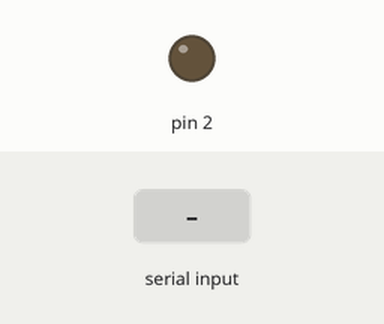
Simulated run of this sketch. Board: Arduino Uno, built with avr-gcc and run on an emulated ATmega328P. On the bench: output pins drawn as LEDs (lit = HIGH). The test bench sets the inputs (shaded band).

Above: at 1.2 s.
1.3 s: "1" received over the second serial link
At 2.4 s:
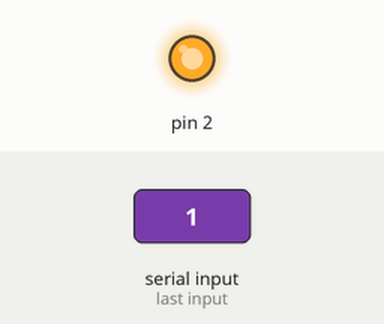
2.8 s: "0" received over the second serial link
At 3.6 s:
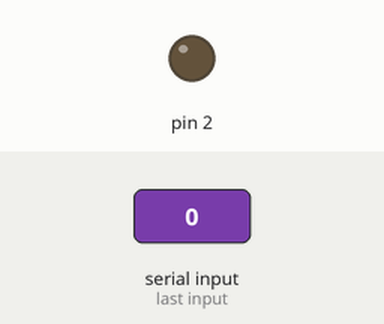
Timing chart, 0 to 5.8 s (numbered marks = the images above; inputs shaded):
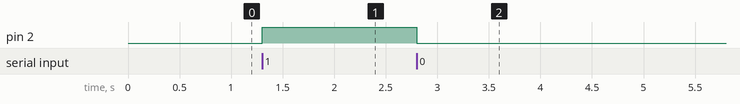

The sketch:

7_Bluetooth.ino
```cpp
 #include <SoftwareSerial.h>
 SoftwareSerial mySerial(14,12); // RX(D5),TX(D6)
 void setup() {
  // Open serial communications and wait for port to open:
     Serial.begin(9600);
     mySerial.begin(9600);
    // pinMode(10,OUTPUT);
    pinMode(2,OUTPUT);
  }
 void loop() { // run over and over
  char  val;
   if (mySerial.available())
    {
        val=mySerial.read();
        if(val=='1')
       // digitalWrite(10,HIGH);
        digitalWrite(2,HIGH);
        if(val=='0')
        //digitalWrite(10,LOW);
        digitalWrite(2,LOW);
    }
 }
```

Measured:
- after the input at 1.3 s, pin 2: LOW → HIGH at once
- after the input at 2.8 s, pin 2: HIGH → LOW at once
